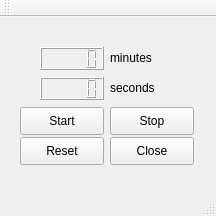
<?xml version="1.0" encoding="UTF-8"?>
<ui version="4.0">
 <class>MainWindow</class>
 <widget class="QMainWindow" name="MainWindow">
  <property name="geometry">
   <rect>
    <x>0</x>
    <y>0</y>
    <width>216</width>
    <height>216</height>
   </rect>
  </property>
  <property name="windowTitle">
   <string>MainWindow</string>
  </property>
  <widget class="QWidget" name="centralWidget">
   <widget class="QLabel" name="label">
    <property name="geometry">
     <rect>
      <x>110</x>
      <y>30</y>
      <width>61</width>
      <height>21</height>
     </rect>
    </property>
    <property name="text">
     <string>minutes</string>
    </property>
   </widget>
   <widget class="QLabel" name="label_2">
    <property name="geometry">
     <rect>
      <x>110</x>
      <y>60</y>
      <width>61</width>
      <height>21</height>
     </rect>
    </property>
    <property name="text">
     <string>seconds</string>
    </property>
   </widget>
   <widget class="QPushButton" name="startButton">
    <property name="geometry">
     <rect>
      <x>20</x>
      <y>90</y>
      <width>84</width>
      <height>28</height>
     </rect>
    </property>
    <property name="text">
     <string>Start</string>
    </property>
   </widget>
   <widget class="QPushButton" name="stopButton">
    <property name="geometry">
     <rect>
      <x>110</x>
      <y>90</y>
      <width>84</width>
      <height>28</height>
     </rect>
    </property>
    <property name="text">
     <string>Stop</string>
    </property>
   </widget>
   <widget class="QPushButton" name="resetButton">
    <property name="geometry">
     <rect>
      <x>20</x>
      <y>120</y>
      <width>84</width>
      <height>28</height>
     </rect>
    </property>
    <property name="text">
     <string>Reset</string>
    </property>
   </widget>
   <widget class="QPushButton" name="closeButton">
    <property name="geometry">
     <rect>
      <x>110</x>
      <y>120</y>
      <width>84</width>
      <height>28</height>
     </rect>
    </property>
    <property name="text">
     <string>Close</string>
    </property>
   </widget>
   <widget class="QLCDNumber" name="lcdNumberMin">
    <property name="geometry">
     <rect>
      <x>40</x>
      <y>30</y>
      <width>64</width>
      <height>23</height>
     </rect>
    </property>
   </widget>
   <widget class="QLCDNumber" name="lcdNumberSec">
    <property name="geometry">
     <rect>
      <x>40</x>
      <y>60</y>
      <width>64</width>
      <height>23</height>
     </rect>
    </property>
   </widget>
  </widget>
  <widget class="QMenuBar" name="menuBar">
   <property name="geometry">
    <rect>
     <x>0</x>
     <y>0</y>
     <width>216</width>
     <height>25</height>
    </rect>
   </property>
  </widget>
  <widget class="QToolBar" name="mainToolBar">
   <attribute name="toolBarArea">
    <enum>TopToolBarArea</enum>
   </attribute>
   <attribute name="toolBarBreak">
    <bool>false</bool>
   </attribute>
  </widget>
  <widget class="QStatusBar" name="statusBar"/>
 </widget>
 <layoutdefault spacing="6" margin="11"/>
 <resources/>
 <connections>
  <connection>
   <sender>closeButton</sender>
   <signal>clicked()</signal>
   <receiver>MainWindow</receiver>
   <slot>close()</slot>
   <hints>
    <hint type="sourcelabel">
     <x>173</x>
     <y>177</y>
    </hint>
    <hint type="destinationlabel">
     <x>194</x>
     <y>88</y>
    </hint>
   </hints>
  </connection>
 </connections>
</ui>
